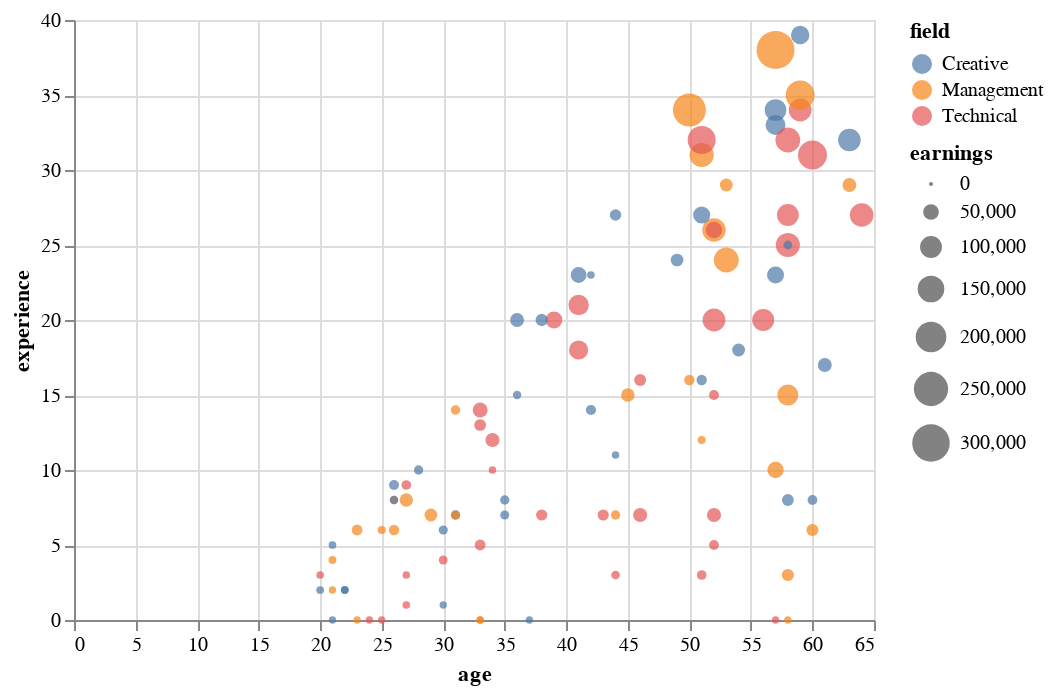

This figure's notebook cell:
### Markdown cell above
# Vega Altair

Vega Altair is also a great library for simple intuative plotting. It is one of the few that are not based on matplotlib.

It also has the added advantage of being interactive, if you need it to be.

Creating a plot with minimal input actually returns a very impressive plot straight out of the blocks. It is well laid out, well scaled, and has a nicely laid out clear legend.

### Code cell
alt.Chart(earnings).mark_circle().encode(
    x='age',
    y='experience',
    color='field',
    size='earnings',
)

### Figure 1 — Vega-Lite specification as saved in the notebook (floating-point values rounded to 4 significant figures)
{"config": {"view": {"continuousWidth": 400, "continuousHeight": 300}}, "data": {"name": "data-96bdbd5c4ea1d9fc28adac7bb6a1f16d"}, "mark": "circle", "encoding": {"color": {"field": "field", "type": "nominal"}, "size": {"field": "earnings", "type": "quantitative"}, "x": {"field": "age", "type": "quantitative"}, "y": {"field": "experience", "type": "quantitative"}}, "$schema": "https://vega.github.io/schema/vega-lite/v4.17.0.json", "datasets": {"data-96bdbd5c4ea1d9fc28adac7bb6a1f16d": [{"age": 41, "field": "Creative", "experience": 23, "earnings": 50900}, {"age": 52, "field": "Technical", "experience": 15, "earnings": 17900}, {"age": 42, "field": "Creative", "experience": 23, "earnings": 9200}, {"age": 33, "field": "Technical", "experience": 13, "earnings": 26300}, {"age": 59, "field": "Technical", "experience": 34, "earnings": 108500}, {"age": 60, "field": "Management", "experience": 6, "earnings": 28400}, {"age": 23, "field": "Management", "experience": 0, "earnings": 8000}, {"age": 51, "field": "Technical", "experience": 3, "earnings": 16700}, {"age": 46, "field": "Technical", "experience": 16, "earnings": 27500}, {"age": 36, "field": "Creative", "experience": 15, "earnings": 11900}, {"age": 58, "field": "Management", "experience": 0, "earnings": 8000}, {"age": 20, "field": "Technical", "experience": 3, "earnings": 9200}, {"age": 56, "field": "Technical", "experience": 20, "earnings": 101600}, {"age": 59, "field": "Management", "experience": 35, "earnings": 176900}, {"age": 58, "field": "Management", "experience": 15, "earnings": 92600}, {"age": 30, "field": "Creative", "experience": 1, "earnings": 8300}, {"age": 53, "field": "Management", "experience": 29, "earnings": 32900}, {"age": 57, "field": "Creative", "experience": 33, "earnings": 82400}, {"age": 31, "field": "Management", "experience": 14, "earnings": 16100}, {"age": 58, "field": "Creative", "experience": 8, "earnings": 26600}, {"age": 27, "field": "Technical", "experience": 9, "earnings": 17000}, {"age": 44, "field": "Creative", "experience": 27, "earnings": 25100}, {"age": 22, "field": "Creative", "experience": 2, "earnings": 8900}, {"age": 58, "field": "Technical", "experience": 27, "earnings": 98900}, {"age": 28, "field": "Creative", "experience": 10, "earnings": 15200}, {"age": 41, "field": "Technical", "experience": 18, "earnings": 76100}, {"age": 58, "field": "Management", "experience": 3, "earnings": 28700}, {"age": 35, "field": "Creative", "experience": 8, "earnings": 15500}, {"age": 26, "field": "Management", "experience": 6, "earnings": 19700}, {"age": 33, "field": "Management", "experience": 0, "earnings": 8000}, {"age": 21, "field": "Creative", "experience": 5, "earnings": 9500}, {"age": 21, "field": "Management", "experience": 2, "earnings": 8000}, {"age": 44, "field": "Creative", "experience": 11, "earnings": 8600}, {"age": 52, "field": "Management", "experience": 26, "earnings": 115400}, {"age": 45, "field": "Management", "experience": 15, "earnings": 36200}, {"age": 33, "field": "Technical", "experience": 14, "earnings": 44900}, {"age": 41, "field": "Technical", "experience": 21, "earnings": 86000}, {"age": 23, "field": "Management", "experience": 6, "earnings": 21500}, {"age": 52, "field": "Technical", "experience": 7, "earnings": 39800}, {"age": 52, "field": "Technical", "experience": 20, "earnings": 109700}, {"age": 33, "field": "Management", "experience": 0, "earnings": 8000}, {"age": 57, "field": "Technical", "experience": 0, "earnings": 8000}, {"age": 61, "field": "Creative", "experience": 17, "earnings": 38300}, {"age": 54, "field": "Creative", "experience": 18, "earnings": 32000}, {"age": 42, "field": "Creative", "experience": 14, "earnings": 19100}, {"age": 34, "field": "Technical", "experience": 10, "earnings": 8900}, {"age": 22, "field": "Creative", "experience": 2, "earnings": 9800}, {"age": 21, "field": "Creative", "experience": 0, "earnings": 8000}, {"age": 52, "field": "Technical", "experience": 5, "earnings": 17600}, {"age": 58, "field": "Technical", "experience": 25, "earnings": 122300}, {"age": 57, "field": "Management", "experience": 38, "earnings": 308000}, {"age": 31, "field": "Creative", "experience": 7, "earnings": 15200}, {"age": 30, "field": "Technical", "experience": 4, "earnings": 13400}, {"age": 39, "field": "Technical", "experience": 20, "earnings": 57500}, {"age": 50, "field": "Management", "experience": 16, "earnings": 20300}, {"age": 37, "field": "Creative", "experience": 0, "earnings": 8000}, {"age": 60, "field": "Technical", "experience": 31, "earnings": 177800}, {"age": 57, "field": "Management", "experience": 10, "earnings": 54200}, {"age": 64, "field": "Technical", "experience": 27, "earnings": 117200}, {"age": 25, "field": "Technical", "experience": 0, "earnings": 8000}, {"age": 27, "field": "Technical", "experience": 1, "earnings": 9200}, {"age": 27, "field": "Management", "experience": 8, "earnings": 34700}, {"age": 50, "field": "Management", "experience": 34, "earnings": 232400}, {"age": 49, "field": "Creative", "experience": 24, "earnings": 31100}, {"age": 27, "field": "Technical", "experience": 3, "earnings": 8900}, {"age": 51, "field": "Creative", "experience": 27, "earnings": 60200}, {"age": 26, "field": "Creative", "experience": 9, "earnings": 18200}, {"age": 53, "field": "Management", "experience": 24, "earnings": 130100}, {"age": 52, "field": "Technical", "experience": 26, "earnings": 56000}, {"age": 57, "field": "Creative", "experience": 34, "earnings": 97700}, {"age": 59, "field": "Creative", "experience": 39, "earnings": 69800}, {"age": 58, "field": "Technical", "experience": 32, "earnings": 129200}, {"age": 60, "field": "Creative", "experience": 8, "earnings": 17300}, {"age": 63, "field": "Creative", "experience": 32, "earnings": 106400}, {"age": 57, "field": "Creative", "experience": 23, "earnings": 59000}, {"age": 63, "field": "Management", "experience": 29, "earnings": 38000}, {"age": 44, "field": "Technical", "experience": 3, "earnings": 12800}, {"age": 21, "field": "Management", "experience": 4, "earnings": 10400}, {"age": 29, "field": "Management", "experience": 7, "earnings": 32000}, {"age": 51, "field": "Management", "experience": 31, "earnings": 122900}, {"age": 44, "field": "Management", "experience": 7, "earnings": 15500}, {"age": 20, "field": "Creative", "experience": 2, "earnings": 9500}, {"age": 35, "field": "Creative", "experience": 7, "earnings": 14600}, {"age": 38, "field": "Technical", "experience": 7, "earnings": 23600}, {"age": 46, "field": "Technical", "experience": 7, "earnings": 39500}, {"age": 34, "field": "Technical", "experience": 12, "earnings": 39200}, {"age": 51, "field": "Creative", "experience": 16, "earnings": 19700}, {"age": 36, "field": "Creative", "experience": 20, "earnings": 38000}, {"age": 25, "field": "Management", "experience": 6, "earnings": 11000}, {"age": 31, "field": "Management", "experience": 7, "earnings": 14900}, {"age": 51, "field": "Technical", "experience": 32, "earnings": 166700}, {"age": 30, "field": "Creative", "experience": 6, "earnings": 14600}, {"age": 24, "field": "Technical", "experience": 0, "earnings": 8000}, {"age": 26, "field": "Management", "experience": 8, "earnings": 12200}, {"age": 51, "field": "Management", "experience": 12, "earnings": 10100}, {"age": 26, "field": "Creative", "experience": 8, "earnings": 12200}, {"age": 38, "field": "Creative", "experience": 20, "earnings": 29300}, {"age": 33, "field": "Technical", "experience": 5, "earnings": 22100}, {"age": 58, "field": "Creative", "experience": 25, "earnings": 13100}, {"age": 43, "field": "Technical", "experience": 7, "earnings": 23300}]}}
